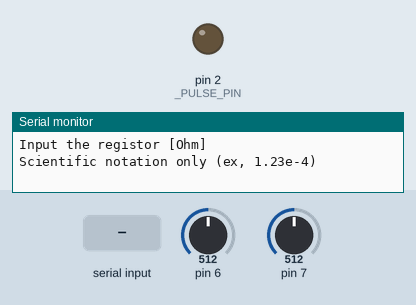
A sketch run on a simulated Arduino Uno, built with avr-gcc and run on an emulated ATmega328P. Shown: output pins drawn as LEDs (lit = HIGH), the last lines printed to the serial monitor. The inputs (shaded band) are chosen by the test bench; at power-on: pin 6 = 512, pin 7 = 512.

Above: at 1.2 s.
1.3 s: "90,45\n" received over Serial
At 3.3 s:
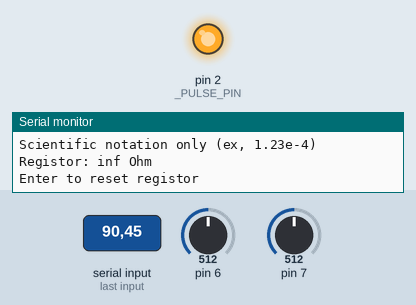
3.8 s: pin 6 set to 716
At 4.6 s:
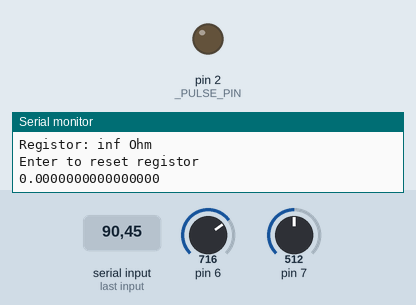
6.3 s: pin 6 set to 2
8.0 s: pin 6 set to 0
At 9.3 s:
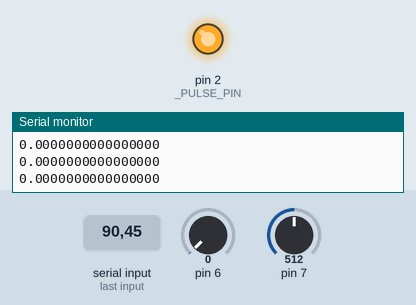
10.3 s: pin 6 set to 122
At 10.8 s:
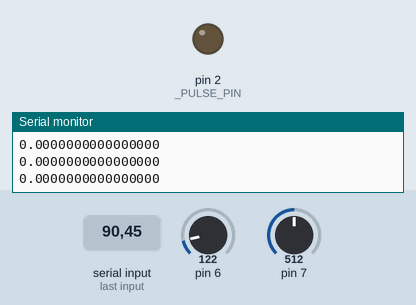
Timing chart, 0 to 12.8 s (numbered marks = the images above; inputs shaded):
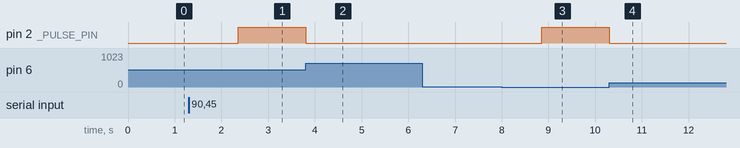

The sketch:

uFtester_by_comparator.ino
```cpp
#define cbi(addr, bit) addr &= ~(1 << bit)  // addrのbit目を'0'にする
#define sbi(addr, bit) addr |= (1 << bit)   // addrのbit目を'1'にする
#define _PULSE_PIN 2

double T_end;

ISR(ANALOG_COMP_vect) {
  T_end = micros();
}

void setup() {
  Serial.begin(9600);
  Serial.setTimeout(2 ^ 32 - 1);  //no timeout
  pinMode(_PULSE_PIN, OUTPUT);
  digitalWrite(_PULSE_PIN, LOW);

  // |-|ACME -> 0|-|-|-|ADTS2|ADTS1|ADTS0|
  // ACME: PD6 の代わりに ADC を負入力に使う ->0
  // ADTS: は 22.3.1 に記載なく不明。どうやら割込み処理で ADC を動作させるもののようだ -> 0　
  ADCSRB = 0;

  // |ACD|ACBG|ACO|ACI|ACIE|ACIC|ACIS1|ACIS0|
  // ACD: コンパレータ無効 -> 0
  // ACBG: 正の入力に Vref を使う -> 0
  // ACO: AIN0>AIN1 のときにマイコンが 1 を書き込む
  // ACI: 割り込むときに、マイコンが 1 を書き込む
  // ACIE: 割込み有孔 -> 1
  // ACIC: TIMER1 をうんぬんかんぬんした割込み用。とりあえず理解できないので -> 0
  // A0IS: rising で割り込む --> 11
  ACSR = 0b00001011;

  // |-|-|-|-|-|-|AIN1D|AIN0D|
  // AINxD: デジタル入力無効 -> 1
  DIDR1 = 0b00000011;
}


void discharge() {
  digitalWrite(_PULSE_PIN, LOW);
  delay(1000);
}

unsigned long charge() {
  sbi(PORTD, PORTD2);
  return micros();
}

void loop() {
  double _R;
  _R = r_setup();

  // TinkerCad では文字を送る必要があったが、実物では Enter で反応する
  Serial.println("Enter to reset registor");

  // TinkerCad では不要だったけど、これがないと Serial.available()>0 になってしまう。
  Serial.end();
  Serial.begin(9600);

  while (Serial.available() == 0) {
    discharge();
    cbi(ACSR, ACIE);     // 念のため 一旦割込み無効
    cbi(PORTD, PORTD6);  //念のためグランドに落とす
    cbi(PORTD, PORTD7);  //念のためグランドに落とす
    delay(10);           //念のため delay
    sbi(ACSR, ACIE);     // もう一度割込み有孔
    unsigned long time_start = charge();

    // 遅い while の間に割り込みが発生する手筈
    // 本当は割り込んだら break とかしたいけど、分からない
    while ((ACSR & 0b00100000) != 0b00100000) {};

    double T = T_end - time_start;  // T: 時定数
    // c=-T/R/ln(1-Vc/Vtotal)
    double c = -T / _R / log(0.33333333);
    Serial.println(c, 16);
    digitalWrite(_PULSE_PIN, LOW);
  }
  Serial.end();
  Serial.begin(9600);
}

double r_setup() {
  double registor;
  double x;  // general purpose
  short i;   //
  char a;    // general purpose

  Serial.println("Input the registor [Ohm]");
  Serial.println("Scientific notation only (ex, 1.23e-4)");

  while (Serial.available() == 0) {};
  x = Serial.parseFloat();
  a = Serial.read();
  i = Serial.parseInt();

  registor = x * pow(10.0, i);

  Serial.print("Registor: ");
  Serial.print(registor, 16);
  Serial.println(" Ohm");
  return registor;
}
```

Measured:
- the behaviour switches between 1 and 0 on pin 6 (found by bisection; images 2 and 3)
- after the input at 1.3 s, pin 2 (_PULSE_PIN): LOW → HIGH after 1.1 s
- after the input at 3.8 s, pin 2 (_PULSE_PIN): HIGH → LOW at once
- after the input at 8.0 s, pin 2 (_PULSE_PIN): LOW → HIGH after 0.86 s
- after the input at 10.3 s, pin 2 (_PULSE_PIN): HIGH → LOW at once
